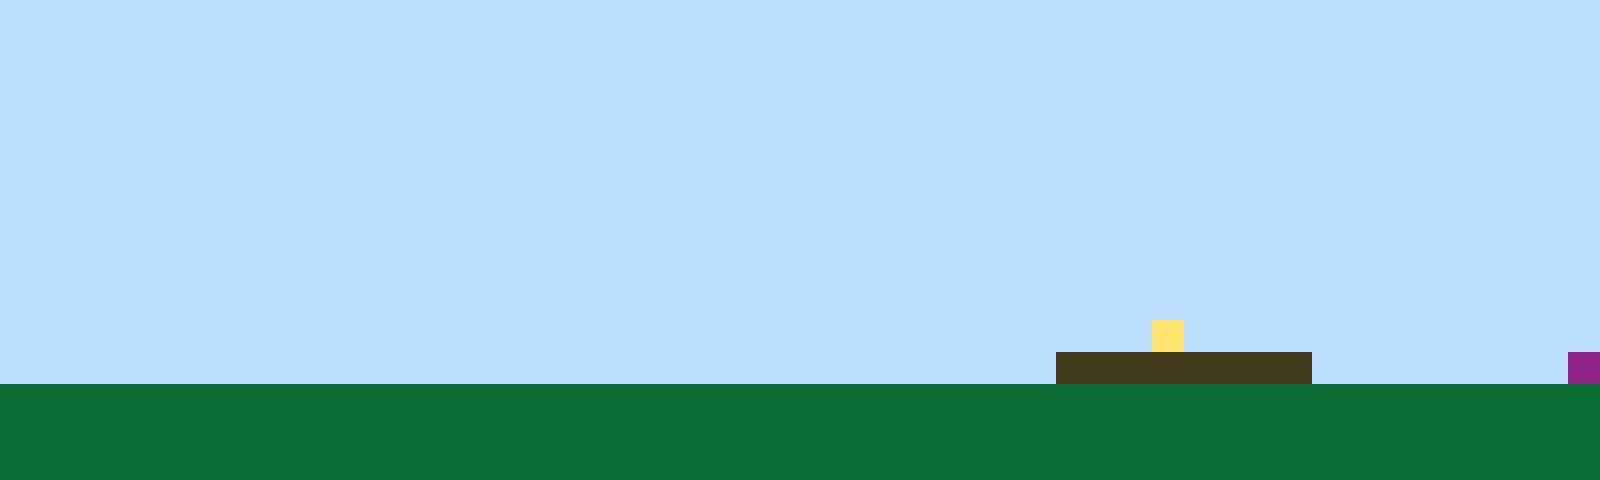

This game map was drawn from its Tiled (.tmx) file and the tilesets committed beside it. A one-line description and the full map source follow:
An orthogonal 50x15 tile map with 32x32 px tiles, 1 tile layer (Tile Layer 1).

<map version="1.10" tiledversion="1.11.2" orientation="orthogonal" renderorder="right-up" width="50" height="15" tilewidth="32" tileheight="32" infinite="0" nextlayerid="2" nextobjectid="1"><editorsettings><export target="map1.csv" format="csv" /></editorsettings><tileset firstgid="1" name="sprites" tilewidth="32" tileheight="32" tilecount="6" columns="3"><image source="sprites.png" width="96" height="64" /></tileset><layer id="1" name="Tile Layer 1" width="50" height="15"><data encoding="csv">1,1,1,1,1,1,1,1,1,1,1,1,1,1,1,1,1,1,1,1,1,1,1,1,1,1,1,1,1,1,1,1,1,1,1,1,1,1,1,1,1,1,1,1,1,1,1,1,1,1,1,1,1,1,1,1,1,1,1,1,1,1,1,1,1,1,1,1,1,1,1,1,1,1,1,1,1,1,1,1,1,1,1,1,1,1,1,1,1,1,1,1,1,1,1,1,1,1,1,1,1,1,1,1,1,1,1,1,1,1,1,1,1,1,1,1,1,1,1,1,1,1,1,1,1,1,1,1,1,1,1,1,1,1,1,1,1,1,1,1,1,1,1,1,1,1,1,1,1,1,1,1,1,1,1,1,1,1,1,1,1,1,1,1,1,1,1,1,1,1,1,1,1,1,1,1,1,1,1,1,1,1,1,1,1,1,1,1,1,1,1,1,1,1,1,1,1,1,1,1,1,1,1,1,1,1,1,1,1,1,1,1,1,1,1,1,1,1,1,1,1,1,1,1,1,1,1,1,1,1,1,1,1,1,1,1,1,1,1,1,1,1,1,1,1,1,1,1,1,1,1,1,1,1,1,1,1,1,1,1,1,1,1,1,1,1,1,1,1,1,1,1,1,1,1,1,1,1,1,1,1,1,1,1,1,1,1,1,1,1,1,1,1,1,1,1,1,1,1,1,1,1,1,1,1,1,1,1,1,1,1,1,1,1,1,1,1,1,1,1,1,1,1,1,1,1,1,1,1,1,1,1,1,1,1,1,1,1,1,1,1,1,1,1,1,1,1,1,1,1,1,1,1,1,1,1,1,1,1,1,1,1,1,1,1,1,1,1,1,1,1,1,1,1,1,1,1,1,1,1,1,1,1,1,1,1,1,1,1,1,1,1,1,1,1,1,1,1,1,1,1,1,1,1,1,1,1,1,1,1,1,1,1,1,1,1,1,1,1,1,1,1,1,1,1,1,1,1,1,1,1,1,1,1,1,1,1,1,1,1,1,1,1,1,1,1,1,1,1,1,1,1,1,1,1,1,1,1,1,1,1,1,1,1,1,1,1,1,1,1,1,1,1,1,1,1,1,1,1,1,1,1,1,1,1,1,1,1,1,1,1,1,1,1,1,1,1,1,1,1,1,1,1,1,1,1,1,1,1,1,1,1,1,1,1,1,1,1,1,1,1,1,1,1,1,1,1,1,1,1,1,1,1,1,1,1,4,1,1,1,1,1,1,1,1,1,1,1,1,1,1,1,1,1,1,1,1,1,1,1,1,1,1,1,1,1,1,1,1,1,1,1,1,1,1,1,1,1,1,1,1,1,1,3,3,3,3,3,3,3,3,1,1,1,1,1,1,1,1,6,2,2,2,2,2,2,2,2,2,2,2,2,2,2,2,2,2,2,2,2,2,2,2,2,2,2,2,2,2,2,2,2,2,2,2,2,2,2,2,2,2,2,2,2,2,2,2,2,2,2,2,2,2,2,2,2,2,2,2,2,2,2,2,2,2,2,2,2,2,2,2,2,2,2,2,2,2,2,2,2,2,2,2,2,2,2,2,2,2,2,2,2,2,2,2,2,2,2,2,2,2,2,2,2,2,2,2,2,2,2,2,2,2,2,2,2,2,2,2,2,2,2,2,2,2,2,2,2,2,2,2,2,2,2,2,2,2,2,2,2,2,2,2,2,2,2,2,2,2,2</data></layer></map>
